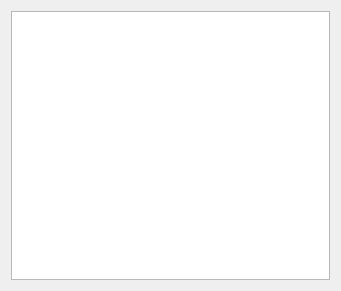
<?xml version="1.0" encoding="UTF-8"?>
<ui version="4.0">
 <class>Form</class>
 <widget class="QWidget" name="Form">
  <property name="geometry">
   <rect>
    <x>0</x>
    <y>0</y>
    <width>341</width>
    <height>291</height>
   </rect>
  </property>
  <property name="windowTitle">
   <string>Console</string>
  </property>
  <layout class="QHBoxLayout" name="horizontalLayout">
   <item>
    <widget class="QTextEdit" name="textEdit"/>
   </item>
  </layout>
 </widget>
 <resources/>
 <connections/>
</ui>
